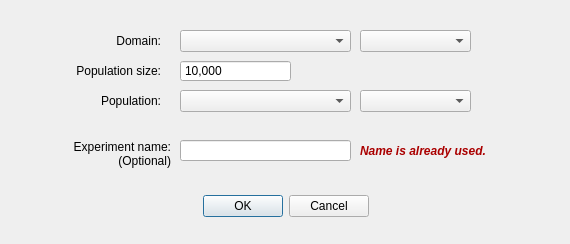
<?xml version="1.0" encoding="UTF-8"?>
<ui version="4.0">
 <class>NewExperimentDialog</class>
 <widget class="QDialog" name="NewExperimentDialog">
  <property name="geometry">
   <rect>
    <x>0</x>
    <y>0</y>
    <width>570</width>
    <height>244</height>
   </rect>
  </property>
  <property name="minimumSize">
   <size>
    <width>570</width>
    <height>244</height>
   </size>
  </property>
  <property name="maximumSize">
   <size>
    <width>570</width>
    <height>244</height>
   </size>
  </property>
  <widget class="QDialogButtonBox" name="button_box">
   <property name="geometry">
    <rect>
     <x>60</x>
     <y>190</y>
     <width>451</width>
     <height>32</height>
    </rect>
   </property>
   <property name="orientation">
    <enum>Qt::Horizontal</enum>
   </property>
   <property name="standardButtons">
    <set>QDialogButtonBox::Cancel|QDialogButtonBox::Ok</set>
   </property>
   <property name="centerButtons">
    <bool>true</bool>
   </property>
  </widget>
  <widget class="QLabel" name="label">
   <property name="geometry">
    <rect>
     <x>20</x>
     <y>60</y>
     <width>141</width>
     <height>21</height>
    </rect>
   </property>
   <property name="text">
    <string>Population size:</string>
   </property>
   <property name="alignment">
    <set>Qt::AlignRight|Qt::AlignTrailing|Qt::AlignVCenter</set>
   </property>
  </widget>
  <widget class="QLabel" name="label_2">
   <property name="geometry">
    <rect>
     <x>20</x>
     <y>90</y>
     <width>141</width>
     <height>21</height>
    </rect>
   </property>
   <property name="text">
    <string>Population:</string>
   </property>
   <property name="alignment">
    <set>Qt::AlignRight|Qt::AlignTrailing|Qt::AlignVCenter</set>
   </property>
  </widget>
  <widget class="QComboBox" name="populations">
   <property name="geometry">
    <rect>
     <x>180</x>
     <y>90</y>
     <width>171</width>
     <height>22</height>
    </rect>
   </property>
  </widget>
  <widget class="QSpinBox" name="population_size">
   <property name="geometry">
    <rect>
     <x>180</x>
     <y>60</y>
     <width>111</width>
     <height>22</height>
    </rect>
   </property>
   <property name="buttonSymbols">
    <enum>QAbstractSpinBox::NoButtons</enum>
   </property>
   <property name="showGroupSeparator" stdset="0">
    <bool>true</bool>
   </property>
   <property name="minimum">
    <number>1</number>
   </property>
   <property name="maximum">
    <number>1000000</number>
   </property>
   <property name="value">
    <number>10000</number>
   </property>
  </widget>
  <widget class="QLabel" name="label_3">
   <property name="geometry">
    <rect>
     <x>20</x>
     <y>30</y>
     <width>141</width>
     <height>21</height>
    </rect>
   </property>
   <property name="text">
    <string>Domain:</string>
   </property>
   <property name="alignment">
    <set>Qt::AlignRight|Qt::AlignTrailing|Qt::AlignVCenter</set>
   </property>
  </widget>
  <widget class="QComboBox" name="domains">
   <property name="geometry">
    <rect>
     <x>180</x>
     <y>30</y>
     <width>171</width>
     <height>22</height>
    </rect>
   </property>
  </widget>
  <widget class="QComboBox" name="domain_hint">
   <property name="geometry">
    <rect>
     <x>360</x>
     <y>30</y>
     <width>111</width>
     <height>22</height>
    </rect>
   </property>
  </widget>
  <widget class="QComboBox" name="population_hint">
   <property name="geometry">
    <rect>
     <x>360</x>
     <y>90</y>
     <width>111</width>
     <height>22</height>
    </rect>
   </property>
  </widget>
  <widget class="QLabel" name="label_4">
   <property name="geometry">
    <rect>
     <x>20</x>
     <y>140</y>
     <width>151</width>
     <height>41</height>
    </rect>
   </property>
   <property name="text">
    <string>Experiment name:
(Optional)</string>
   </property>
   <property name="alignment">
    <set>Qt::AlignRight|Qt::AlignTop|Qt::AlignTrailing</set>
   </property>
  </widget>
  <widget class="QLineEdit" name="experiment_name">
   <property name="geometry">
    <rect>
     <x>180</x>
     <y>140</y>
     <width>171</width>
     <height>21</height>
    </rect>
   </property>
  </widget>
  <widget class="QLabel" name="duplicate_name">
   <property name="geometry">
    <rect>
     <x>360</x>
     <y>140</y>
     <width>181</width>
     <height>21</height>
    </rect>
   </property>
   <property name="palette">
    <palette>
     <active>
      <colorrole role="WindowText">
       <brush brushstyle="SolidPattern">
        <color alpha="255">
         <red>170</red>
         <green>0</green>
         <blue>0</blue>
        </color>
       </brush>
      </colorrole>
     </active>
     <inactive>
      <colorrole role="WindowText">
       <brush brushstyle="SolidPattern">
        <color alpha="255">
         <red>170</red>
         <green>0</green>
         <blue>0</blue>
        </color>
       </brush>
      </colorrole>
     </inactive>
     <disabled>
      <colorrole role="WindowText">
       <brush brushstyle="SolidPattern">
        <color alpha="255">
         <red>120</red>
         <green>120</green>
         <blue>120</blue>
        </color>
       </brush>
      </colorrole>
     </disabled>
    </palette>
   </property>
   <property name="font">
    <font>
     <weight>75</weight>
     <italic>true</italic>
     <bold>true</bold>
    </font>
   </property>
   <property name="text">
    <string>Name is already used.</string>
   </property>
   <property name="alignment">
    <set>Qt::AlignLeading|Qt::AlignLeft|Qt::AlignVCenter</set>
   </property>
  </widget>
 </widget>
 <tabstops>
  <tabstop>domains</tabstop>
  <tabstop>domain_hint</tabstop>
  <tabstop>population_size</tabstop>
  <tabstop>populations</tabstop>
  <tabstop>population_hint</tabstop>
  <tabstop>experiment_name</tabstop>
 </tabstops>
 <resources/>
 <connections>
  <connection>
   <sender>button_box</sender>
   <signal>accepted()</signal>
   <receiver>NewExperimentDialog</receiver>
   <slot>accept()</slot>
   <hints>
    <hint type="sourcelabel">
     <x>248</x>
     <y>254</y>
    </hint>
    <hint type="destinationlabel">
     <x>157</x>
     <y>274</y>
    </hint>
   </hints>
  </connection>
  <connection>
   <sender>button_box</sender>
   <signal>rejected()</signal>
   <receiver>NewExperimentDialog</receiver>
   <slot>reject()</slot>
   <hints>
    <hint type="sourcelabel">
     <x>316</x>
     <y>260</y>
    </hint>
    <hint type="destinationlabel">
     <x>286</x>
     <y>274</y>
    </hint>
   </hints>
  </connection>
 </connections>
</ui>
